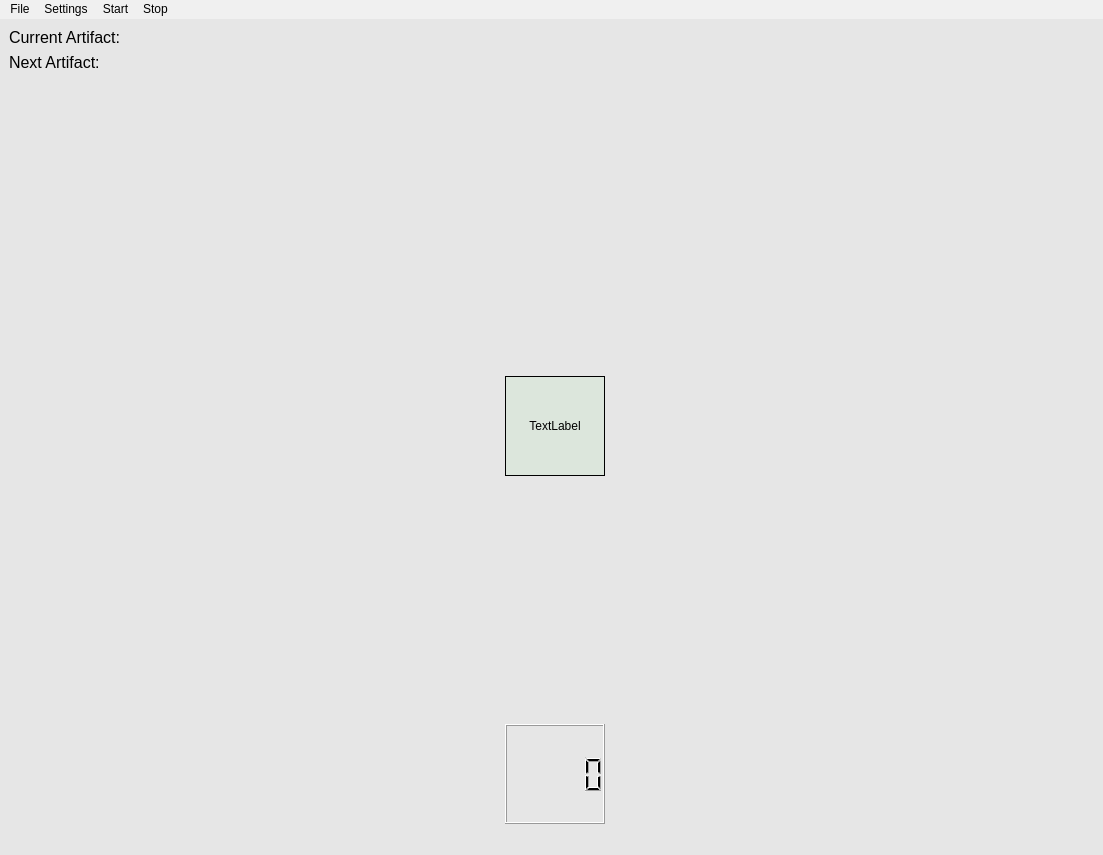
<?xml version="1.0" encoding="UTF-8"?>
<ui version="4.0">
 <class>MainWindow</class>
 <widget class="QMainWindow" name="MainWindow">
  <property name="geometry">
   <rect>
    <x>0</x>
    <y>0</y>
    <width>1103</width>
    <height>855</height>
   </rect>
  </property>
  <property name="windowTitle">
   <string>Stimulus Presentation</string>
  </property>
  <property name="autoFillBackground">
   <bool>false</bool>
  </property>
  <property name="styleSheet">
   <string notr="true">background-color: rgb(230, 230, 230);</string>
  </property>
  <widget class="QWidget" name="centralwidget">
   <property name="sizePolicy">
    <sizepolicy hsizetype="MinimumExpanding" vsizetype="MinimumExpanding">
     <horstretch>0</horstretch>
     <verstretch>0</verstretch>
    </sizepolicy>
   </property>
   <property name="minimumSize">
    <size>
     <width>300</width>
     <height>300</height>
    </size>
   </property>
   <layout class="QGridLayout" name="gridLayout_2">
    <item row="0" column="0">
     <layout class="QGridLayout" name="gridLayout">
      <property name="sizeConstraint">
       <enum>QLayout::SetDefaultConstraint</enum>
      </property>
      <item row="2" column="1">
       <widget class="QLabel" name="lblInfo">
        <property name="sizePolicy">
         <sizepolicy hsizetype="Fixed" vsizetype="Fixed">
          <horstretch>0</horstretch>
          <verstretch>0</verstretch>
         </sizepolicy>
        </property>
        <property name="minimumSize">
         <size>
          <width>100</width>
          <height>100</height>
         </size>
        </property>
        <property name="autoFillBackground">
         <bool>false</bool>
        </property>
        <property name="styleSheet">
         <string notr="true">background-color: rgb(220, 230, 220);</string>
        </property>
        <property name="frameShape">
         <enum>QFrame::Box</enum>
        </property>
        <property name="text">
         <string>TextLabel</string>
        </property>
        <property name="alignment">
         <set>Qt::AlignCenter</set>
        </property>
       </widget>
      </item>
      <item row="4" column="1">
       <widget class="QLCDNumber" name="lcdNumber">
        <property name="sizePolicy">
         <sizepolicy hsizetype="Fixed" vsizetype="Fixed">
          <horstretch>0</horstretch>
          <verstretch>0</verstretch>
         </sizepolicy>
        </property>
        <property name="minimumSize">
         <size>
          <width>100</width>
          <height>100</height>
         </size>
        </property>
       </widget>
      </item>
      <item row="1" column="0">
       <spacer name="verticalSpacer">
        <property name="orientation">
         <enum>Qt::Vertical</enum>
        </property>
        <property name="sizeType">
         <enum>QSizePolicy::MinimumExpanding</enum>
        </property>
        <property name="sizeHint" stdset="0">
         <size>
          <width>20</width>
          <height>10</height>
         </size>
        </property>
       </spacer>
      </item>
      <item row="4" column="2">
       <spacer name="horizontalSpacer_2">
        <property name="orientation">
         <enum>Qt::Horizontal</enum>
        </property>
        <property name="sizeHint" stdset="0">
         <size>
          <width>40</width>
          <height>20</height>
         </size>
        </property>
       </spacer>
      </item>
      <item row="4" column="0">
       <spacer name="horizontalSpacer">
        <property name="orientation">
         <enum>Qt::Horizontal</enum>
        </property>
        <property name="sizeHint" stdset="0">
         <size>
          <width>40</width>
          <height>20</height>
         </size>
        </property>
       </spacer>
      </item>
      <item row="3" column="0">
       <spacer name="verticalSpacer_3">
        <property name="orientation">
         <enum>Qt::Vertical</enum>
        </property>
        <property name="sizeType">
         <enum>QSizePolicy::MinimumExpanding</enum>
        </property>
        <property name="sizeHint" stdset="0">
         <size>
          <width>20</width>
          <height>10</height>
         </size>
        </property>
       </spacer>
      </item>
      <item row="0" column="1">
       <spacer name="verticalSpacer_4">
        <property name="orientation">
         <enum>Qt::Vertical</enum>
        </property>
        <property name="sizeType">
         <enum>QSizePolicy::Fixed</enum>
        </property>
        <property name="sizeHint" stdset="0">
         <size>
          <width>20</width>
          <height>100</height>
         </size>
        </property>
       </spacer>
      </item>
      <item row="0" column="0">
       <layout class="QFormLayout" name="formLayout">
        <item row="0" column="0">
         <widget class="QLabel" name="lblCurrentArtifactText">
          <property name="font">
           <font>
            <pointsize>12</pointsize>
           </font>
          </property>
          <property name="text">
           <string>Current Artifact:</string>
          </property>
         </widget>
        </item>
        <item row="0" column="1">
         <widget class="QLabel" name="lblCurrentArtifact">
          <property name="font">
           <font>
            <pointsize>12</pointsize>
           </font>
          </property>
          <property name="text">
           <string/>
          </property>
         </widget>
        </item>
        <item row="1" column="0">
         <widget class="QLabel" name="lblNextArtifactText">
          <property name="font">
           <font>
            <pointsize>12</pointsize>
           </font>
          </property>
          <property name="text">
           <string>Next Artifact:</string>
          </property>
         </widget>
        </item>
        <item row="1" column="1">
         <widget class="QLabel" name="lblNextArtifact">
          <property name="font">
           <font>
            <pointsize>12</pointsize>
           </font>
          </property>
          <property name="text">
           <string/>
          </property>
         </widget>
        </item>
       </layout>
      </item>
     </layout>
    </item>
   </layout>
  </widget>
  <widget class="QMenuBar" name="menubar">
   <property name="geometry">
    <rect>
     <x>0</x>
     <y>0</y>
     <width>1103</width>
     <height>22</height>
    </rect>
   </property>
   <property name="styleSheet">
    <string notr="true">background-color: rgb(240, 240, 240);</string>
   </property>
   <widget class="QMenu" name="menuFile">
    <property name="title">
     <string>File</string>
    </property>
    <addaction name="separator"/>
    <addaction name="actionLoad_Stimulus_File"/>
    <addaction name="actionSave_Stimulus_File"/>
    <addaction name="separator"/>
    <addaction name="actionQuit_Program"/>
   </widget>
   <widget class="QMenu" name="menuSettings">
    <property name="title">
     <string>Settings</string>
    </property>
    <addaction name="separator"/>
    <addaction name="actionArtefact_Order"/>
    <addaction name="actionStimulus_Order"/>
   </widget>
   <widget class="QMenu" name="menuStart">
    <property name="title">
     <string>Start</string>
    </property>
    <addaction name="separator"/>
    <addaction name="actionStart"/>
   </widget>
   <widget class="QMenu" name="menuStop">
    <property name="title">
     <string>Stop</string>
    </property>
    <addaction name="separator"/>
    <addaction name="actionStop"/>
   </widget>
   <addaction name="menuFile"/>
   <addaction name="menuSettings"/>
   <addaction name="menuStart"/>
   <addaction name="menuStop"/>
  </widget>
  <widget class="QStatusBar" name="statusbar"/>
  <action name="actionArtefact_Order">
   <property name="text">
    <string>Artefact Order</string>
   </property>
  </action>
  <action name="actionStimulus_Order">
   <property name="text">
    <string>Stimulus Settings</string>
   </property>
  </action>
  <action name="actionStart">
   <property name="text">
    <string>Start</string>
   </property>
   <property name="shortcut">
    <string>F5</string>
   </property>
  </action>
  <action name="actionStop">
   <property name="text">
    <string>Stop</string>
   </property>
   <property name="shortcut">
    <string>Esc</string>
   </property>
  </action>
  <action name="actionLoad_Stimulus_File">
   <property name="text">
    <string>Load Stimulus File ...</string>
   </property>
   <property name="shortcut">
    <string>Ctrl+L</string>
   </property>
  </action>
  <action name="actionSave_Stimulus_File">
   <property name="text">
    <string>Save Stimulus File ...</string>
   </property>
   <property name="shortcut">
    <string>Ctrl+S</string>
   </property>
  </action>
  <action name="actionQuit_Program">
   <property name="text">
    <string>Quit Program</string>
   </property>
   <property name="shortcut">
    <string>Ctrl+Q</string>
   </property>
  </action>
 </widget>
 <resources/>
 <connections/>
</ui>
